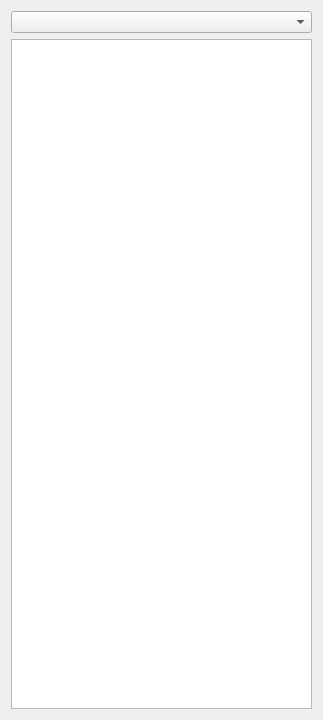
<?xml version="1.0" encoding="UTF-8"?>
<ui version="4.0">
 <class>InfoPalette</class>
 <widget class="QWidget" name="InfoPalette">
  <property name="geometry">
   <rect>
    <x>0</x>
    <y>0</y>
    <width>317</width>
    <height>720</height>
   </rect>
  </property>
  <property name="windowTitle">
   <string>Form</string>
  </property>
  <layout class="QVBoxLayout" name="verticalLayout">
   <item>
    <widget class="QComboBox" name="constraintSelectionBox">
     <property name="minimumSize">
      <size>
       <width>301</width>
       <height>0</height>
      </size>
     </property>
    </widget>
   </item>
   <item>
    <widget class="QListView" name="listView"/>
   </item>
  </layout>
 </widget>
 <resources/>
 <connections/>
</ui>
